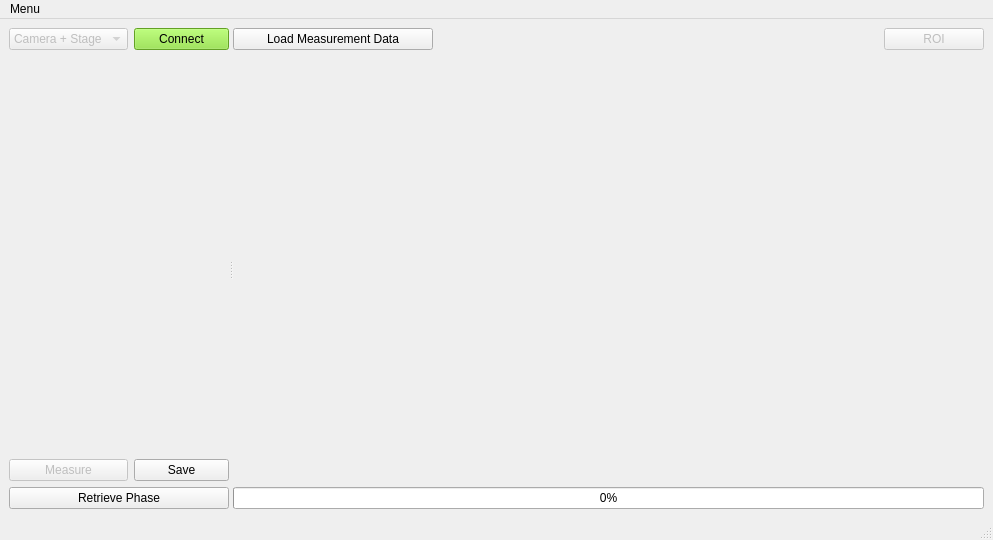
<?xml version="1.0" encoding="UTF-8"?>
<ui version="4.0">
 <class>MainWindow</class>
 <widget class="QMainWindow" name="MainWindow">
  <property name="geometry">
   <rect>
    <x>0</x>
    <y>0</y>
    <width>993</width>
    <height>540</height>
   </rect>
  </property>
  <property name="windowTitle">
   <string>SHG FROG</string>
  </property>
  <widget class="QWidget" name="centralwidget">
   <layout class="QGridLayout" name="gridLayout_3">
    <item row="0" column="0">
     <widget class="QSplitter" name="splitter">
      <property name="orientation">
       <enum>Qt::Horizontal</enum>
      </property>
      <widget class="QWidget" name="gridLayoutWidget">
       <layout class="QGridLayout" name="gridLayout">
        <item row="1" column="0" colspan="2">
         <widget class="QWidget" name="widget" native="true">
          <property name="sizePolicy">
           <sizepolicy hsizetype="Preferred" vsizetype="Preferred">
            <horstretch>0</horstretch>
            <verstretch>0</verstretch>
           </sizepolicy>
          </property>
         </widget>
        </item>
        <item row="2" column="1">
         <widget class="QPushButton" name="btn_save">
          <property name="text">
           <string>Save</string>
          </property>
         </widget>
        </item>
        <item row="0" column="1">
         <widget class="QPushButton" name="btn_connect">
          <property name="styleSheet">
           <string notr="true">background-color: rgb(138, 226, 52);</string>
          </property>
          <property name="text">
           <string>Connect</string>
          </property>
          <property name="checkable">
           <bool>true</bool>
          </property>
         </widget>
        </item>
        <item row="0" column="0">
         <widget class="QComboBox" name="dropdown">
          <property name="enabled">
           <bool>false</bool>
          </property>
          <item>
           <property name="text">
            <string>Camera + Stage</string>
           </property>
          </item>
          <item>
           <property name="text">
            <string>ANDO + Stage</string>
           </property>
          </item>
         </widget>
        </item>
        <item row="2" column="0">
         <widget class="QPushButton" name="btn_measure">
          <property name="enabled">
           <bool>false</bool>
          </property>
          <property name="text">
           <string>Measure</string>
          </property>
          <property name="checkable">
           <bool>true</bool>
          </property>
         </widget>
        </item>
        <item row="3" column="0" colspan="2">
         <widget class="QPushButton" name="btn_phase">
          <property name="text">
           <string>Retrieve Phase</string>
          </property>
         </widget>
        </item>
       </layout>
      </widget>
      <widget class="QWidget" name="gridLayoutWidget_2">
       <layout class="QGridLayout" name="gridLayout_2">
        <item row="1" column="0" colspan="3">
         <widget class="QWidget" name="widget_2" native="true">
          <property name="minimumSize">
           <size>
            <width>700</width>
            <height>0</height>
           </size>
          </property>
         </widget>
        </item>
        <item row="2" column="0" colspan="3">
         <widget class="QProgressBar" name="progress">
          <property name="enabled">
           <bool>true</bool>
          </property>
          <property name="value">
           <number>0</number>
          </property>
         </widget>
        </item>
        <item row="0" column="2">
         <widget class="QPushButton" name="btn_roi">
          <property name="enabled">
           <bool>false</bool>
          </property>
          <property name="maximumSize">
           <size>
            <width>100</width>
            <height>16777215</height>
           </size>
          </property>
          <property name="text">
           <string>ROI</string>
          </property>
         </widget>
        </item>
        <item row="0" column="0">
         <widget class="QPushButton" name="btn_load">
          <property name="maximumSize">
           <size>
            <width>200</width>
            <height>16777215</height>
           </size>
          </property>
          <property name="text">
           <string>Load Measurement Data</string>
          </property>
         </widget>
        </item>
       </layout>
      </widget>
     </widget>
    </item>
   </layout>
  </widget>
  <widget class="QMenuBar" name="menubar">
   <property name="geometry">
    <rect>
     <x>0</x>
     <y>0</y>
     <width>993</width>
     <height>22</height>
    </rect>
   </property>
   <widget class="QMenu" name="menu">
    <property name="title">
     <string>Menu</string>
    </property>
    <addaction name="menu_exit"/>
   </widget>
   <addaction name="menu"/>
  </widget>
  <widget class="QStatusBar" name="statusbar"/>
  <action name="menu_exit">
   <property name="text">
    <string>Save settings and exit</string>
   </property>
  </action>
 </widget>
 <resources/>
 <connections/>
</ui>
